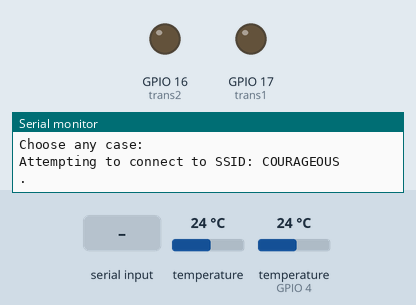
Bench run of a sketch on a simulated ESP32. Shown: output pins drawn as LEDs (lit = HIGH), the last lines printed to the serial monitor. The inputs (shaded band) are chosen by the test bench; at power-on: temperature 24 °C, temperature (sensor on GPIO 4) 24 °C. WiFi joins after 1.5 s; servers stay silent unless stated; uploads are accepted with an empty reply.

Above: at 2.2 s.
2.3 s: "case_3\n" received over Serial
At 9.5 s:
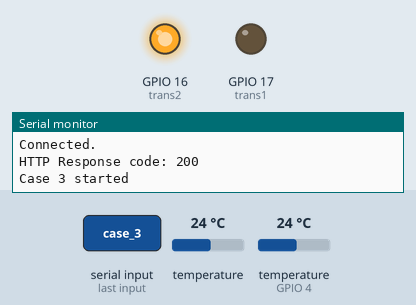
Timing chart, 0 to 18.5 s (numbered marks = the images above; inputs shaded):
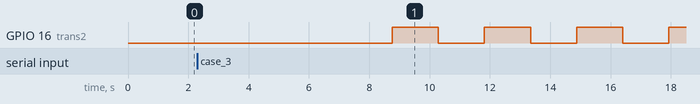

The sketch:

Lazo_Cerrado.ino
```cpp
/*
   ****************************** TSC-Lab *******************************
   ***************************** Proyecto  *****************************
   Control de temperatura usando ambos transistores
   Las gráficas se muestran en NodeRed y se reciben los datos por Telegram
   El setpoint es controlado por Matlab
   By: Isaac Zambrano
*/

#include <OneWire.h>
#include <DallasTemperature.h>

//GPIO pin 4 is set as OneWire bus
OneWire ourWire1(0);
//GPIO pin 0 is set as OneWire bus
OneWire ourWire2(4);

//A variable or object is declared for our sensor 1
DallasTemperature sensors1(&ourWire1);
//A variable or object is declared for our sensor 2
DallasTemperature sensors2(&ourWire2);


//pins of transistor
int trans1 = 17;
int trans2 = 16;

//set parameters
int period = 15; //medium period in minutes
int freq_sampling = 100; // sampling time
int ciclos = 20; // sampling time

int dutyCycle1 = 0;
int dutyCycle2 = 0;


// Setting PWM properties
const int freq = 30000;
const int pwmChannell = 0;
const int pwmChannel2 = 1;
const int resolution = 8;


#include <WiFi.h>
#include <HTTPClient.h>


// WiFi
const char *ssid = "COURAGEOUS"; // Enter your WiFi name
const char *password = "Iz12hcjb21Bz";  // Enter WiFi password

//Your Domain name with URL path or IP address with path
const char* serverName = "http://192.168.100.57:1880/update-sensor"; //repleace  192.168.0.101 for your addres


String temperatura1 = "";
String temperatura2 = "";
float temp1;
float temp2;


void setup() {
  delay(1000);
  Serial.begin(115200);

  sensors1.begin();   //Sensor 1 starts
  sensors2.begin();   //Sensor 2 starts

  //transistor 1
  pinMode(trans1, OUTPUT);
  //transitor 2
  pinMode(trans2, OUTPUT);

  // configure LED PWM functionalitites
  ledcSetup(pwmChannell, freq, resolution);
  ledcSetup(pwmChannel2, freq, resolution);

  // attach the channel to the GPIO to be controlled
  ledcAttachPin(trans1, pwmChannell);
  ledcAttachPin(trans2, pwmChannel2);
  Serial.println("Choose any case: ");

  //wifi
  WiFi.mode(WIFI_STA);
}

void loop() {
  connect_wifi();
  readData();
  publicData();
  delay(1000);

  if (Serial.available())
  {
    String string = Serial.readStringUntil('\n');

    if (string == "case_1") {
      Serial.println("Case 1 started");
      for (int i = 1; i <= ciclos; i++) {
        //transistor 1 deactivate
        dutyCycle1 = 0;
        ledcWrite(pwmChannell, dutyCycle1);
        //transistor 2 deactivate
        dutyCycle2 = 0;
        ledcWrite(pwmChannel2, dutyCycle2);
        readData();
        readData();
      }
      Serial.println("Case 1 finished");
      Serial.println("Choose any case: ");

    }
    else if (string == "case_2") {
      Serial.println("Case 2 started");

      for (int i = 1; i <= ciclos; i++) {
        //transistor 1 activate
        dutyCycle1 = 255;
        ledcWrite(pwmChannell, dutyCycle1);
        readData();
        //transistor 1 deactivate
        dutyCycle1 = 0;
        ledcWrite(pwmChannel2, dutyCycle2);
        readData();
      }
      Serial.println("Case 2 finished");
      Serial.println("Choose any case: ");
    }
    else if (string == "case_3") {
      Serial.println("Case 3 started");

      for (int i = 1; i <= ciclos; i++) {
        //transistor 2 activate
        dutyCycle2 = 255;
        ledcWrite(pwmChannel2, dutyCycle2);
        readData();
        //transistor 2 deactivate
        dutyCycle2 = 0;
        ledcWrite(pwmChannel2, 0);
        readData();
      }
      Serial.println("Case 3 finished");
      Serial.println("Choose any case: ");
    }
    else if (string == "case_4") {
      Serial.println("Case 4 started");

      for (int i = 1; i <= ciclos; i++) {
        //transistor 1 activate
        dutyCycle1 = 255;
        ledcWrite(pwmChannell, dutyCycle1);
        //transistor 2 activate
        dutyCycle2 = 255;
        ledcWrite(pwmChannel2, dutyCycle2);
        readData();
        //transistor 1 deactivate
        dutyCycle1 = 0;
        ledcWrite(pwmChannell, dutyCycle1);
        //transistor 2 deactivate
        dutyCycle2 = 0;
        ledcWrite(pwmChannel2, dutyCycle2);
        readData();
      }
      Serial.println("Case 4 finished");
      Serial.println("Choose any case: ");
    }

  }

}


//method to read data for 15 minute
void readData() {

  //The command is sent to read the temperature
  sensors1.requestTemperatures();
  //Obtain the temperature in ºC of sensor 1
  temp1 = sensors1.getTempCByIndex(0);

  temperatura1 = String(temp1);

  //The command is sent to read the temperature
  sensors2.requestTemperatures();
  //Obtain the temperature in ºC of sensor 2
  temp2 = sensors2.getTempCByIndex(0);
  temperatura2 = String(temp2);
  //print to display the temperature change

}

void connect_wifi(){
  // Connect or reconnect to WiFi
  if(WiFi.status() != WL_CONNECTED){
    Serial.print("Attempting to connect to SSID: ");
    Serial.println(ssid);
    while(WiFi.status() != WL_CONNECTED){
      WiFi.begin(ssid, password);  // Connect to WPA/WPA2 network. Change this line if using open or WEP network
      Serial.print(".");
      delay(5000);
    }
    Serial.println("\nConnected.");
  }
}

void publicData(){
  WiFiClient client;
      HTTPClient http;

      // Your Domain name with URL path or IP address with path
      http.begin(client, serverName);

      // Specify content-type header
      http.addHeader("Content-Type", "application/x-www-form-urlencoded");
      // Data to send with HTTP POST
      String httpRequestData = "api_key=tPmAT5Ab3j7F9&sensor=DS18B20&value1="+temperatura1+"&value2="+temperatura2;
      // Send HTTP POST request
      int httpResponseCode = http.POST(httpRequestData);


      Serial.print("HTTP Response code: ");
      Serial.println(httpResponseCode);

      // Free resources
      http.end();
}
```

Measured:
- after the input at 2.3 s, GPIO 16 (trans2): alternates HIGH for 1.5 s and LOW for 1.5 s, starting after 6.5 s
